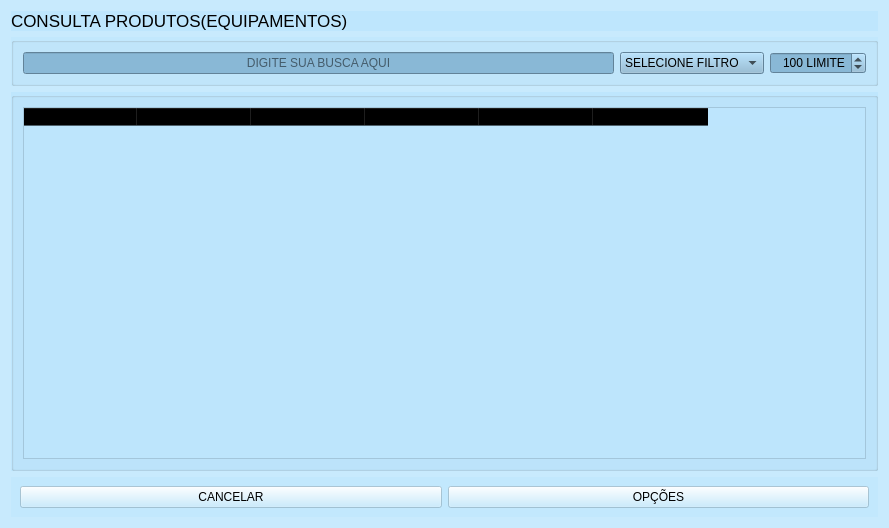
<?xml version="1.0" encoding="UTF-8"?>
<ui version="4.0">
 <class>Form</class>
 <widget class="QWidget" name="Form">
  <property name="geometry">
   <rect>
    <x>0</x>
    <y>0</y>
    <width>889</width>
    <height>528</height>
   </rect>
  </property>
  <property name="minimumSize">
   <size>
    <width>889</width>
    <height>528</height>
   </size>
  </property>
  <property name="maximumSize">
   <size>
    <width>889</width>
    <height>528</height>
   </size>
  </property>
  <property name="windowTitle">
   <string>CONSULTA PRODUTOS(EQUIPAMENTOS)- ASSISTENCIA TECNICA</string>
  </property>
  <property name="windowIcon">
   <iconset resource="../IMG/recursos.qrc">
    <normaloff>:/img/technician.svg</normaloff>:/img/technician.svg</iconset>
  </property>
  <property name="styleSheet">
   <string notr="true">#busca{
	background-image: url(:/img/user.svg);
	background-repeat: no-repeat;
    background-position: left;
	background-color: rgb(137, 184, 214);
}
#Form{
background-image: url(:/img/ordem.jpg);
}

QWidget{	
	background-color: rgb(188, 230, 254, 150);
}

#filtro, #limite{
	background-color: rgb(137, 184, 214);
}</string>
  </property>
  <layout class="QVBoxLayout" name="verticalLayout">
   <item>
    <widget class="QWidget" name="widget_3" native="true">
     <property name="maximumSize">
      <size>
       <width>16777215</width>
       <height>66</height>
      </size>
     </property>
     <layout class="QHBoxLayout" name="horizontalLayout">
      <property name="spacing">
       <number>0</number>
      </property>
      <property name="leftMargin">
       <number>0</number>
      </property>
      <property name="topMargin">
       <number>0</number>
      </property>
      <property name="rightMargin">
       <number>0</number>
      </property>
      <property name="bottomMargin">
       <number>0</number>
      </property>
      <item>
       <widget class="QLabel" name="label">
        <property name="font">
         <font>
          <pointsize>13</pointsize>
         </font>
        </property>
        <property name="text">
         <string>CONSULTA PRODUTOS(EQUIPAMENTOS)</string>
        </property>
        <property name="alignment">
         <set>Qt::AlignLeading|Qt::AlignLeft|Qt::AlignVCenter</set>
        </property>
       </widget>
      </item>
      <item>
       <widget class="QLabel" name="label_2">
        <property name="maximumSize">
         <size>
          <width>100</width>
          <height>16777215</height>
         </size>
        </property>
        <property name="font">
         <font>
          <pointsize>13</pointsize>
         </font>
        </property>
        <property name="text">
         <string/>
        </property>
        <property name="pixmap">
         <pixmap resource="../IMG/recursos.qrc">:/img/search.svg</pixmap>
        </property>
        <property name="alignment">
         <set>Qt::AlignRight|Qt::AlignTrailing|Qt::AlignVCenter</set>
        </property>
       </widget>
      </item>
     </layout>
    </widget>
   </item>
   <item>
    <widget class="QGroupBox" name="groupBox">
     <property name="title">
      <string/>
     </property>
     <layout class="QHBoxLayout" name="horizontalLayout_2">
      <item>
       <widget class="QLineEdit" name="busca">
        <property name="alignment">
         <set>Qt::AlignCenter</set>
        </property>
        <property name="placeholderText">
         <string>DIGITE SUA BUSCA AQUI</string>
        </property>
        <property name="clearButtonEnabled">
         <bool>true</bool>
        </property>
       </widget>
      </item>
      <item>
       <widget class="QComboBox" name="filtro">
        <item>
         <property name="text">
          <string>SELECIONE FILTRO</string>
         </property>
        </item>
        <item>
         <property name="text">
          <string>PRODUTO</string>
         </property>
        </item>
        <item>
         <property name="text">
          <string>CÓDIGO</string>
         </property>
        </item>
        <item>
         <property name="text">
          <string>DESCRICAO</string>
         </property>
        </item>
       </widget>
      </item>
      <item>
       <widget class="QSpinBox" name="limite">
        <property name="maximumSize">
         <size>
          <width>102</width>
          <height>16777215</height>
         </size>
        </property>
        <property name="toolTip">
         <string>&lt;html&gt;&lt;head/&gt;&lt;body&gt;&lt;p&gt;&lt;span style=&quot; font-weight:600;&quot;&gt;DEFINE UM LIMITE PARA NÃO SOBRECARREGAR O SERVIDOR&lt;/span&gt;&lt;/p&gt;&lt;/body&gt;&lt;/html&gt;</string>
        </property>
        <property name="alignment">
         <set>Qt::AlignRight|Qt::AlignTrailing|Qt::AlignVCenter</set>
        </property>
        <property name="suffix">
         <string> LIMITE</string>
        </property>
        <property name="maximum">
         <number>1000</number>
        </property>
        <property name="value">
         <number>100</number>
        </property>
        <property name="displayIntegerBase">
         <number>10</number>
        </property>
       </widget>
      </item>
     </layout>
    </widget>
   </item>
   <item>
    <widget class="QWidget" name="widget" native="true">
     <layout class="QVBoxLayout" name="verticalLayout_2">
      <property name="spacing">
       <number>0</number>
      </property>
      <property name="leftMargin">
       <number>0</number>
      </property>
      <property name="topMargin">
       <number>0</number>
      </property>
      <property name="rightMargin">
       <number>0</number>
      </property>
      <property name="bottomMargin">
       <number>0</number>
      </property>
      <item>
       <widget class="QGroupBox" name="groupBox_2">
        <property name="title">
         <string/>
        </property>
        <layout class="QHBoxLayout" name="horizontalLayout_3">
         <item>
          <widget class="QTableWidget" name="tabela">
           <property name="editTriggers">
            <set>QAbstractItemView::NoEditTriggers</set>
           </property>
           <property name="selectionMode">
            <enum>QAbstractItemView::SingleSelection</enum>
           </property>
           <property name="selectionBehavior">
            <enum>QAbstractItemView::SelectRows</enum>
           </property>
           <property name="showGrid">
            <bool>false</bool>
           </property>
           <property name="sortingEnabled">
            <bool>true</bool>
           </property>
           <attribute name="horizontalHeaderDefaultSectionSize">
            <number>114</number>
           </attribute>
           <attribute name="horizontalHeaderMinimumSectionSize">
            <number>39</number>
           </attribute>
           <column>
            <property name="text">
             <string>CÓDIGO</string>
            </property>
           </column>
           <column>
            <property name="text">
             <string>PRODUTO</string>
            </property>
           </column>
           <column>
            <property name="text">
             <string>FORNECEDOR</string>
            </property>
           </column>
           <column>
            <property name="text">
             <string>UNIDADE</string>
            </property>
           </column>
           <column>
            <property name="text">
             <string>CATEGORIA</string>
            </property>
           </column>
           <column>
            <property name="text">
             <string>SITUAÇÃO</string>
            </property>
           </column>
          </widget>
         </item>
        </layout>
       </widget>
      </item>
     </layout>
    </widget>
   </item>
   <item>
    <widget class="QWidget" name="widget_2" native="true">
     <layout class="QHBoxLayout" name="horizontalLayout_4">
      <item>
       <widget class="QPushButton" name="cancelar">
        <property name="text">
         <string>CANCELAR</string>
        </property>
        <property name="icon">
         <iconset resource="../IMG/recursos.qrc">
          <normaloff>:/img/cancel.svg</normaloff>:/img/cancel.svg</iconset>
        </property>
        <property name="iconSize">
         <size>
          <width>37</width>
          <height>27</height>
         </size>
        </property>
       </widget>
      </item>
      <item>
       <widget class="QPushButton" name="opcoes">
        <property name="text">
         <string>OPÇÕES</string>
        </property>
        <property name="icon">
         <iconset resource="../IMG/recursos.qrc">
          <normaloff>:/img/gear-svgrepo-com.svg</normaloff>:/img/gear-svgrepo-com.svg</iconset>
        </property>
        <property name="iconSize">
         <size>
          <width>37</width>
          <height>27</height>
         </size>
        </property>
       </widget>
      </item>
     </layout>
    </widget>
   </item>
  </layout>
 </widget>
 <resources>
  <include location="../IMG/recursos.qrc"/>
 </resources>
 <connections/>
</ui>
